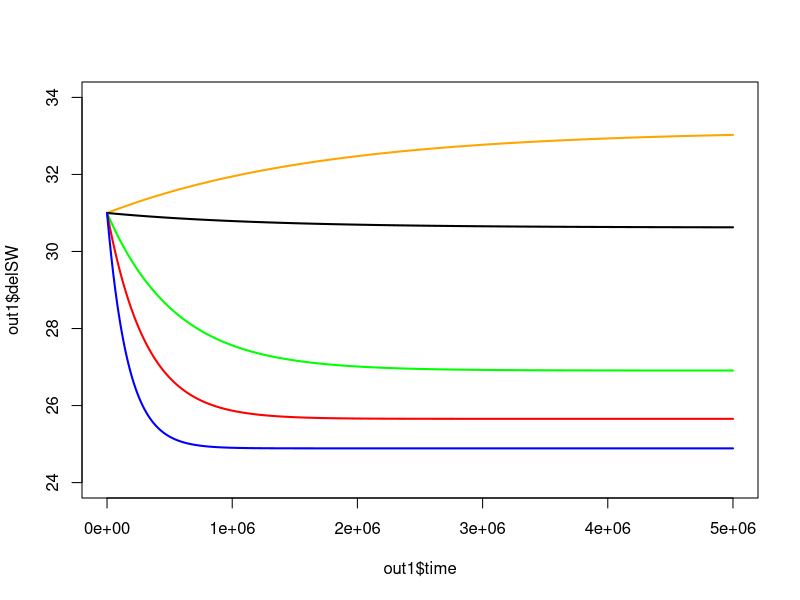

Recreate this plot in R.
#### Li Cycle Model ####

# import the deSolve library to numerically solve system
library(deSolve)

#### set model parameter values ####

# input and output fluxes
f_riv <- 1 # river
fht <- c(0.5, 1.3, 5, 10, 20) # hydrothermal vent
f_sr <- 0.6 # subduction reflux

# isotope ratios (isotopic composition) of input and output fluxes
d_riv <- 23 # riverine 
d_ht <- 8 # hydrothermal vent
d_sr <- 15 # subduction reflux 

# constant seawater total Li
N <- 3.6e6

# state variables for solver input
state <- c(delSW = 31)

# model equation for solver input
Lithium <- function(t, state, parameters) {
  with(as.list(c(state, parameters)),{
    
    # isotope composition of clay sink defined here as it varies with delSW
    d_sc <- delSW - 16
    
    # flux from clay sink defined here as it varies with f_ht 
    f_sc <- f_riv + f_ht + f_sr
    
    # rate of change
    ddelSW <- 1/N * (f_riv*(d_riv - delSW) + f_ht*(d_ht - delSW) + f_sr*(d_sr - delSW) + f_sc*(delSW - d_sc))
    
    # return the rate of change
    list(c(ddelSW))
  }) 
}

# set times parameter to output every 10 steps; for solver input
times <- seq(0, 5000000, 10000)

# f_ht = 0.5
f_ht <- fht[1]
parameters <- c(f_riv, f_ht, f_sr, d_riv, d_ht, d_sr, N)
out1 <- ode(y=state, times=times, func=Lithium, parms=parameters)
#out1 <- ode(y=state, times=times, func=Lithium, parms=parameters, method="rk4", hini=0.1)
out1 <- data.frame(out1)

# f_ht = 1.3
f_ht <- fht[2]
parameters <- c(f_riv, f_ht, f_sr, d_riv, d_ht, d_sr, N)
out2 <- ode(y=state, times=times, func=Lithium, parms=parameters)
out2 <- data.frame(out2)

# f_ht = 5
f_ht <- fht[3]
parameters <- c(f_riv, f_ht, f_sr, d_riv, d_ht, d_sr, N)
out3 <- ode(y=state, times=times, func=Lithium, parms=parameters)
out3 <- data.frame(out3)

# f_ht = 10
f_ht <- fht[4]
parameters <- c(f_riv, f_ht, f_sr, d_riv, d_ht, d_sr, N)
out4 <- ode(y=state, times=times, func=Lithium, parms=parameters)
out4 <- data.frame(out4)

# f_ht = 20
f_ht <- fht[5]
parameters <- c(f_riv, f_ht, f_sr, d_riv, d_ht, d_sr, N)
out5 <- ode(y=state, times=times, func=Lithium, parms=parameters)
out5 <- data.frame(out5)

# plot resulting data with matplot function
plot(x=out1$time, y=out1$delSW, type="l", lwd=2, col="orange", ylim=c(24, 34))
lines(x=out1$time, y=out2$delSW, type="l", lwd=2, col="black")
lines(x=out1$time, y=out3$delSW, type="l", lwd=2, col="green")
lines(x=out1$time, y=out4$delSW, type="l", lwd=2, col="red")
lines(x=out1$time, y=out5$delSW, type="l", lwd=2, col="blue")
